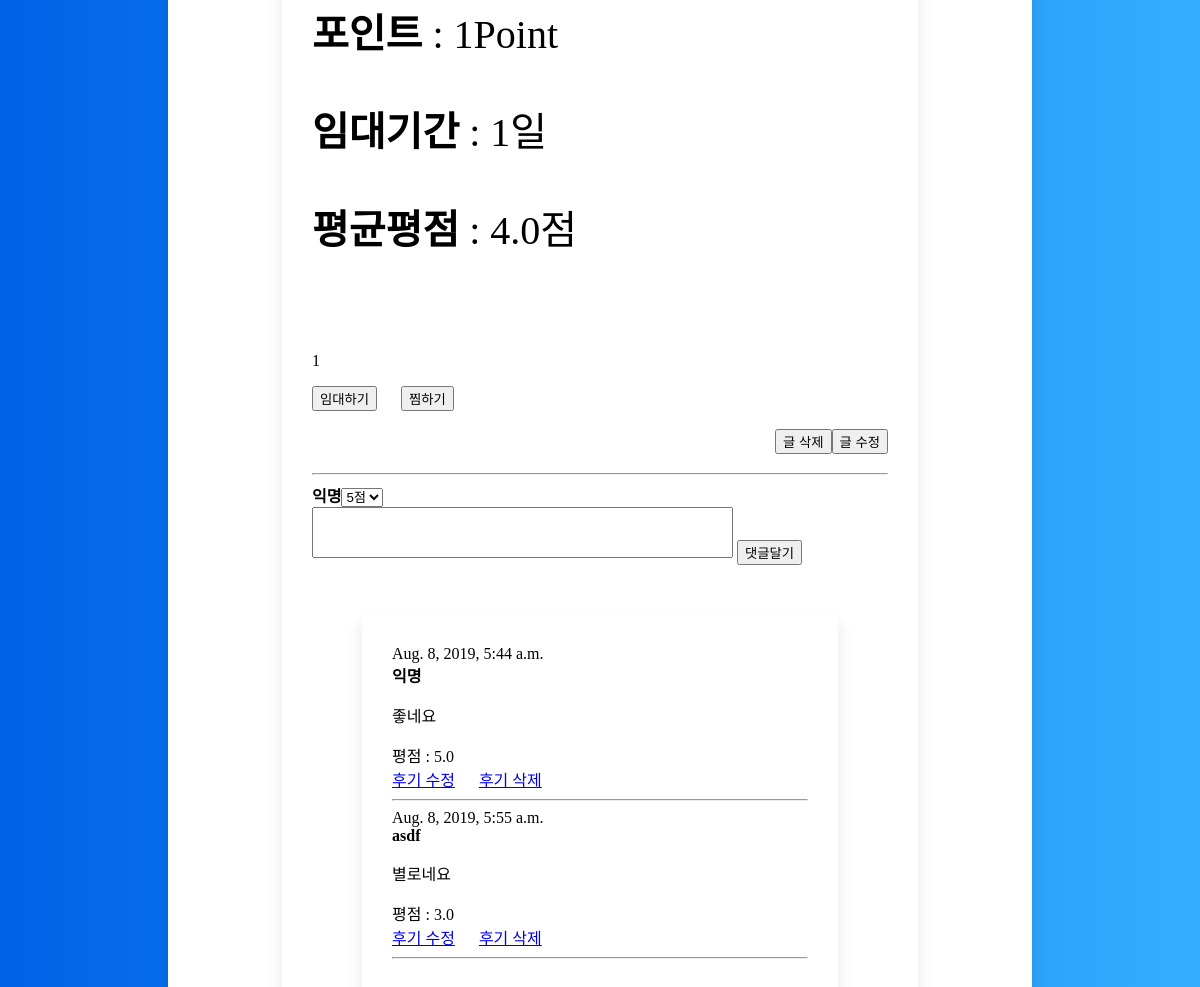
The app's page /blog/3 (lower part), older data.
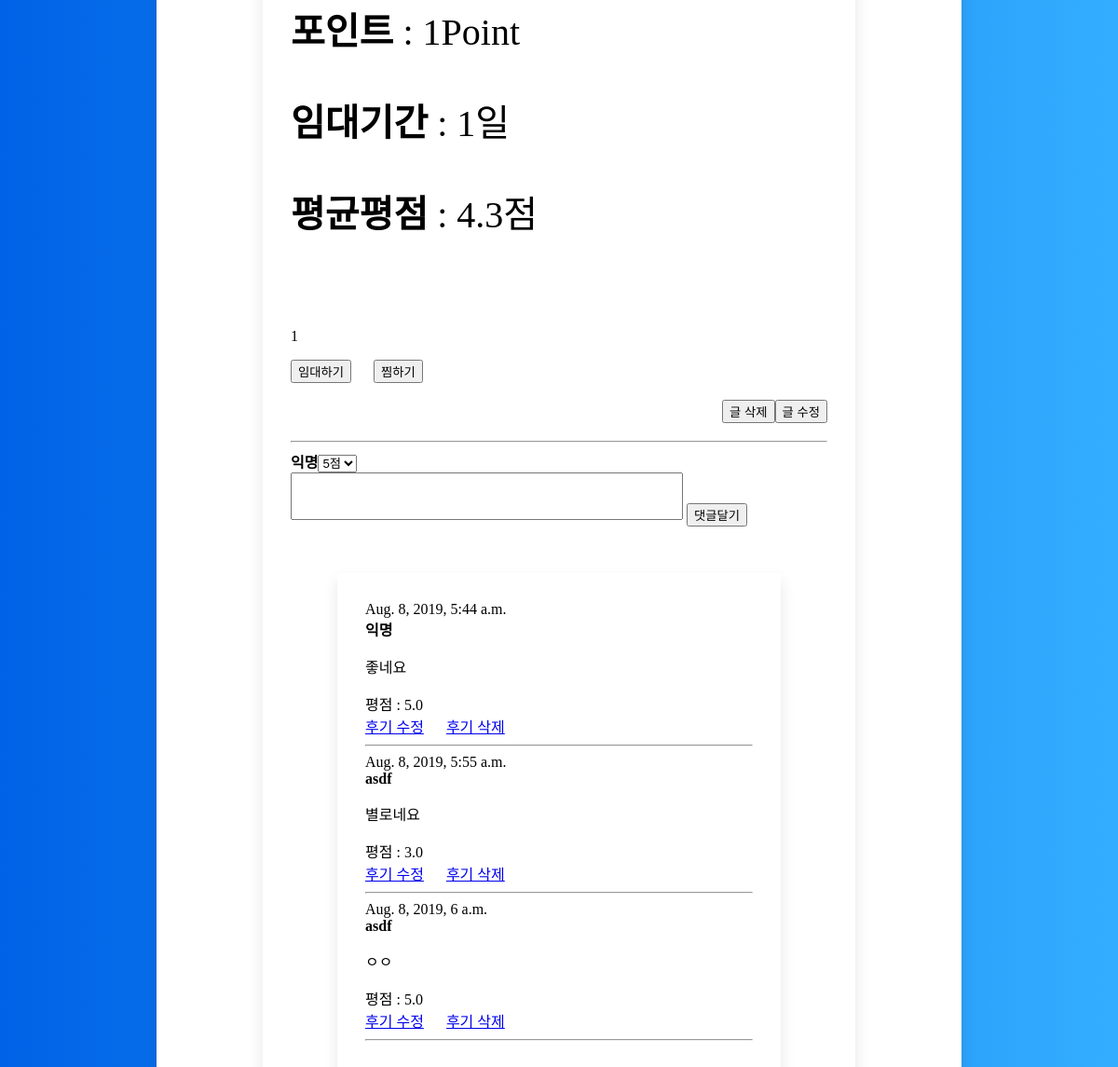
The same page, newer data.
### blog/models.py (models this page shows, shortened)
class Comment(models.Model):
    post = models.ForeignKey(Portfolio, on_delete=models.CASCADE, related_name='com', null=True)
    작성자 = models.CharField(max_length=200)
    내용 = models.TextField()
    created_date = models.DateTimeField(default=timezone.now)
    approved_comment = models.BooleanField(default=False)
    grade_total= (
    (5, '5점'),
    (4, '4점'),
    (3, '3점'),
    (2, '2점'),
    (1, '1점'),
    )
    평점 = models.FloatField(
        choices=grade_total,
        default= 5
    )

### blog/views.py (the view)
# urls.py: path('blog/<int:blog_id>', views.detail, name='detail'),
def detail(request, blog_id):
    blog_detail = get_object_or_404(Portfolio, pk=blog_id)
    a = Comment.objects.filter(post=blog_id).aggregate(Avg('평점'))
    b = a['평점__avg']
    if b is None:
        average = 0
    else:
        average = round(b,1)
    if request.method =="POST":
        form = CommentForm(request.POST)
        if form.is_valid():
            comment = form.save(commit=False)
            comment.post = blog_detail #어디에 달건지 저장
            comment.save()
    else:
        form = CommentForm()
    return render(request, 'detail.html', {'blog': blog_detail,'form':form,"average":average})

### blog/forms.py
class CommentForm(forms.ModelForm):
    class Meta:
        model = Comment
        fields = ('작성자', '내용', '평점')

### blog/templates/detail.html (shortened to what this page needs)
{% extends 'base.html' %}
{% block content %}
        <div class="bigbox">
                <div class="review">
                    <div class="con_text">
                        <p><strong>포인트</strong> : {{ blog.포인트 }}Point</p>
                        <p><strong>임대기간</strong> : {{ blog.임대기간 }}일</p>
                        <p><strong>평균평점</strong> : {{average}}점</p>
                    </div>
                    <p>{{blog.내용}}</p>
                    <input type='button' value='임대하기'> &emsp;
                    <input type='button' value='찜하기'> <br><br>
                    <a href="{% url 'update' blog.id %}"><input type="button" value="글 수정" style="float: right;"></a> &emsp;
                    <a href="{% url 'delete' blog.id %}"><input type="button" value="글 삭제" style="float: right;"></a><br><br><hr>
                    <form method = "POST" enctype = "multipart/form-data">
                        {% if user.is_authenticated %}
                        <input type="hidden" name="작성자" maxlength="10" required id="id_작성자" value="{{ user.username }}">
                        <strong>{{ user.username }}</strong>{{form.평점}}
                        {% else %}
                        <strong>익명</strong>{{form.평점}}
                        {% endif %}
                        <br>
                        <textarea name="내용" cols="50" rows="3" maxlength="100" required id="id_내용" style="resize:none;"></textarea>
                        <input type = "submit" value="댓글달기">
                        <br>
                    </form>
                    <div class="box">
                        {% for comment in blog.com.all %}
                            <div class="comment">
                                <div class="date">{{ comment.created_date }}</div>
                                <strong>{{ comment.작성자 }}</strong>
                                <p>{{ comment.내용|linebreaks }}</p>평점 : {{comment.평점}}
                            </div>
                            <a href="{% url 'co_update' comment.id %}">후기 수정</a> &emsp;
                            <a href="{% url 'co_delete' comment.id %}">후기 삭제</a>
                            <hr>
                            {% empty %}
                            <p>아직 댓글이 없습니다. :(</p>
                        {% endfor %}
                    </div>
                </div>
        </div>
{% endblock %}

Row changes from the older to the newer data that the page shows:
added Comment: created_date "Aug. 8, 2019, 6 a.m.", 작성자 "asdf", 내용 "ㅇㅇ", 평점 "5.0"
Text that changed along with them:
{{ average }}: "4.0" → "4.3"
